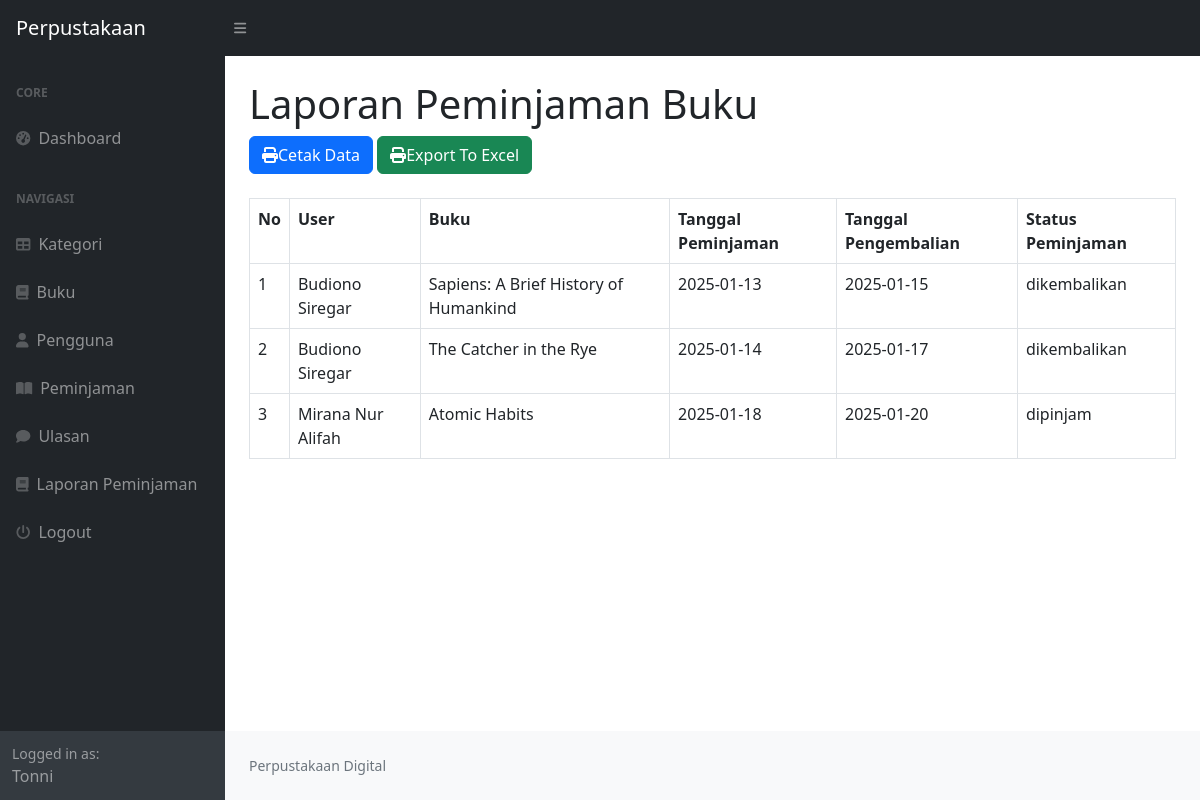
The page /index.php?page=laporan (signed in) on the database its author committed.
### tables this page shows
CREATE TABLE `peminjaman` (
  `id_peminjaman` int NOT NULL,
  `id_user` int DEFAULT NULL,
  `id_buku` int DEFAULT NULL,
  `tanggal_peminjaman` varchar(255) DEFAULT NULL,
  `tanggal_pengembalian` varchar(255) DEFAULT NULL,
  `status_peminjaman` enum('dipinjam','dikembalikan') DEFAULT NULL
);

CREATE TABLE `user` (
  `id_user` int NOT NULL,
  `nama` varchar(255) DEFAULT NULL,
  `username` varchar(255) DEFAULT NULL,
  `password` varchar(255) DEFAULT NULL,
  `email` varchar(255) DEFAULT NULL,
  `alamat` text,
  `no_telepon` varchar(255) DEFAULT NULL,
  `level` enum('admin','peminjam') DEFAULT NULL
);

CREATE TABLE `buku` (
  `id_buku` int NOT NULL,
  `id_kategori` int DEFAULT NULL,
  `judul` varchar(255) DEFAULT NULL,
  `penulis` varchar(255) DEFAULT NULL,
  `penerbit` varchar(255) DEFAULT NULL,
  `tahun_terbit` varchar(255) DEFAULT NULL,
  `deskripsi` text
);

### laporan.php (the view, shortened to what this page needs)
<h1 class="mt-4">Laporan Peminjaman Buku</h1>
<div class="row">
    <div class="col-md-12">
        <a href="cetak.php" target="_blank" class="btn btn-primary"><i class="fa fa-print"></i>Cetak Data</a>
        <a href="cetak_excel.php" target="_blank" class="btn btn-success"><i class="fa fa-print"></i>Export To Excel</a>
        <br>
        <br>
        <table class="table table-bordered" id="dataTable" width="100%" cellspacin="5">
            <tr>
                <th>No</th>
                <th>User</th>
                <th>Buku</th>
                <th>Tanggal Peminjaman</th>
                <th>Tanggal Pengembalian</th>
                <th>Status Peminjaman</th>
            </tr>
            <?php
            $i = 1;
                $query = mysqli_query($koneksi, "SELECT * FROM peminjaman LEFT JOIN user on user.id_user = peminjaman.id_user LEFT JOIN buku on buku.id_buku = peminjaman.id_buku");
                while($data = mysqli_fetch_array($query)){
                    ?>
                    <tr>
                        <td><?php echo $i++?></td>
                        <td><?php echo $data['nama']; ?></td>
                        <td><?php echo $data['judul']; ?></td>
                        <td><?php echo $data['tanggal_peminjaman']; ?></td>
                        <td><?php echo $data['tanggal_pengembalian']; ?></td>
                        <td><?php echo $data['status_peminjaman']; ?></td>
                    <tr>
                        <?php
                }
            ?>
        </table>
    </div>
</div>

### rows shown on the page
peminjaman: id_user.nama "Budiono Siregar", id_buku.judul "Sapiens: A Brief History of Humankind", tanggal_peminjaman "2025-01-13", tanggal_pengembalian "2025-01-15", status_peminjaman "dikembalikan"
peminjaman: id_user.nama "Budiono Siregar", id_buku.judul "The Catcher in the Rye", tanggal_peminjaman "2025-01-14", tanggal_pengembalian "2025-01-17", status_peminjaman "dikembalikan"
peminjaman: id_user.nama "Mirana Nur Alifah", id_buku.judul "Atomic Habits", tanggal_peminjaman "2025-01-18", tanggal_pengembalian "2025-01-20", status_peminjaman "dipinjam"

### other values the page prints
$_SESSION['user']['nama'] "Tonni"
